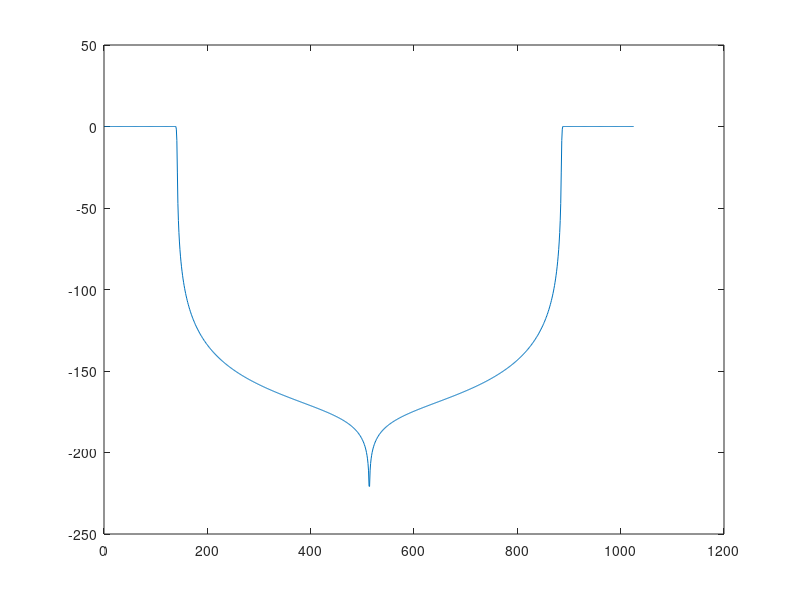
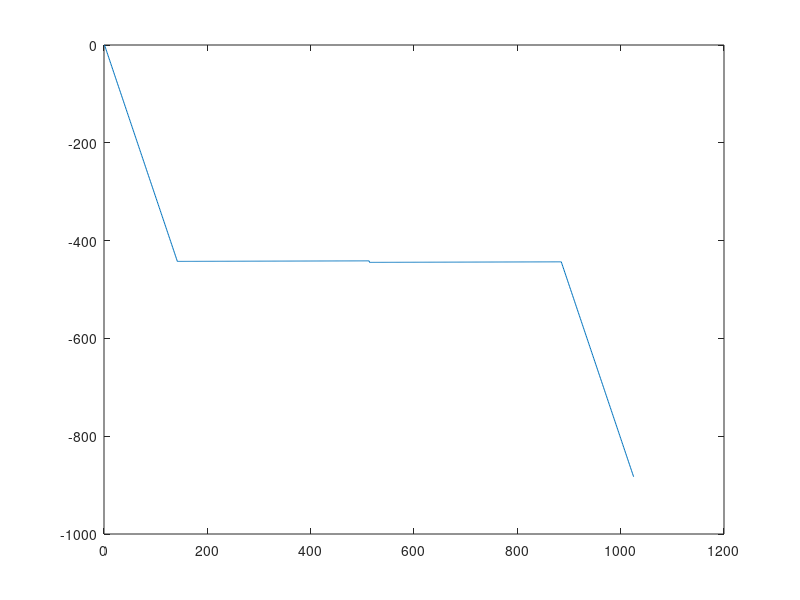
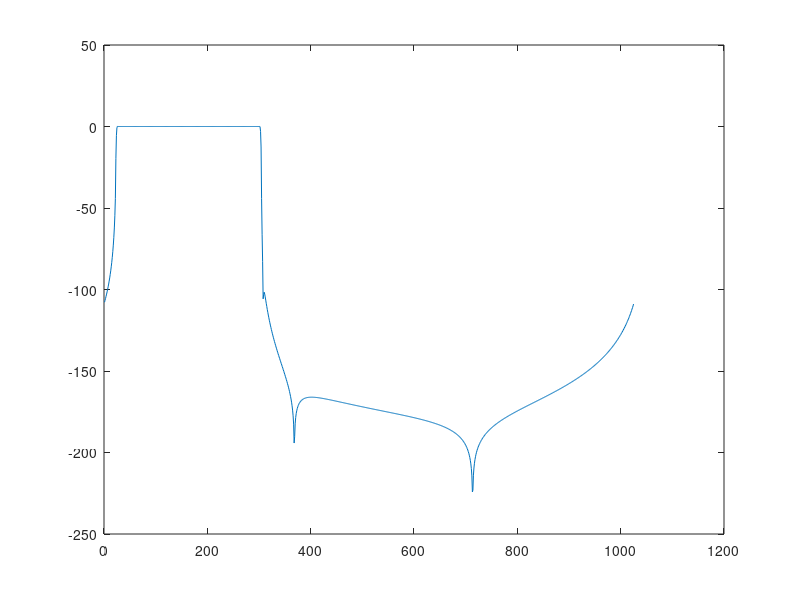
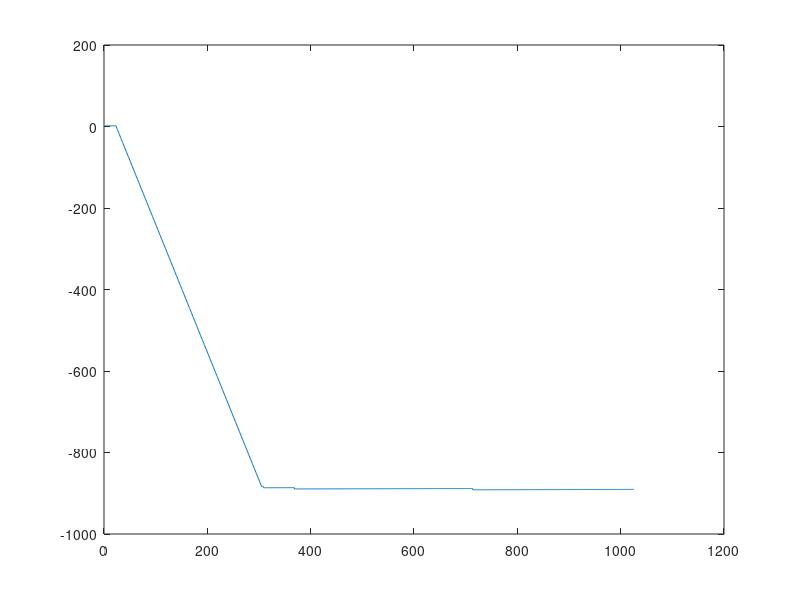

These figures' MATLAB source, in order:
%%%%%%%%%%%%%%%%%%%%%%%%%%%%%%%%%%%%%%%%%%%%
%        generazione filtri  BP(down-upconversion) demon
%%%%%%%%%%%%%%%%%%%%%%%%%%%%%%%%%%%%%%%%%%%%
clear all;close all;clc
fs =  44100;

f1= 987.5000;
f2= 1.3012e+04;
% Sintesi di filtro passa basso su banda scelta da operatore
%
B=(f2-f1)/fs; % calcola l'ampiezza complessiva della banda normalizzata a fs
%
% Calcola la risposta a 73 coefficienti, simmetrici intorno allo 0
ncoeff=512;
filter_length=ncoeff*2+1;
h=zeros(1,filter_length);
%
for ii=1:ncoeff,
h(ii+1+ncoeff)=B*sin(pi*B*ii)/(pi*B*ii);
h(ncoeff+1-ii)=h(ii+1+ncoeff);
end
h(ncoeff+1)=B;
%
%coefficienti del filtro
window=hanning(filter_length);
hfiltro=window'.*h;
norm=sum(hfiltro);
hfiltro=hfiltro/norm;

figure
plot(20*log10(abs(fft(hfiltro))));
figure
plot(unwrap(angle(fft(hfiltro))));
Fc=(f1+f2)/2;
wc=2*pi*Fc;
time = 0:1/fs:length(hfiltro)*1/fs-1/fs;
BP_filter_demon=hfiltro.*exp(wc*1i*time);

figure
plot(20*log10(abs(fft(BP_filter_demon))));
figure
plot(unwrap(angle(fft(BP_filter_demon))));

